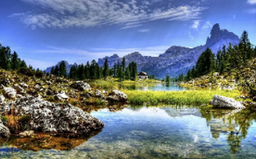
#> input picture Lab8/PART_A/PART_A_2/nature.png, 256 x 159 px, shrunk from 694 x 430 before the run
$ python A_2.py
#> lines starting #> are read from the running program, lines starting #| are printed output that depends on the picture
import numpy as np
import cv2 as cv
import matplotlib.pyplot as plt

# Load the image
image = cv.imread('nature.png')
#> image is the input picture: shape (159, 256, 3); mean B, G, R 133.2, 119.9, 107.1

# Reshape the image to a 2D array of pixels
pixel_values = image.reshape((-1, 3)).astype(np.float32)

# Define criteria for k-means clustering
default_criteria = (cv.TERM_CRITERIA_EPS + cv.TERM_CRITERIA_MAX_ITER, 10, 1.0)
custom_criteria = (cv.TERM_CRITERIA_MAX_ITER, 50, 1.0)

# Define k values for clustering
professor_k_values = [2, 3, 5, 10, 20, 40]
custom_k_values = [4, 6, 11, 30, 50, 70]

# Set up the subplot grid
rows = 2
cols = 3
fig, axs = plt.subplots(rows, cols, figsize=(12, 8))
fig.suptitle('Professor K Values', fontsize=16)

# Apply k-means clustering and plot results for professor k values
for i, k in enumerate(professor_k_values):
    ret, labels, centers = cv.kmeans(pixel_values, k, None, default_criteria, 10, cv.KMEANS_RANDOM_CENTERS)

    # Convert centers back to uint8 and reshape the segmented image
    centers = np.uint8(centers)
    segmented_image = centers[labels.flatten()].reshape(image.shape)

    # Plot the segmented image
    ax = axs[i // cols, i % cols]
    ax.imshow(cv.cvtColor(segmented_image, cv.COLOR_BGR2RGB))
    ax.set_title(f'K = {k}')
    ax.axis('off')
#> this loop made 6 passes
#> ret on passes 3 to 6: 74661256.2, 35714761.4, 19822594.9, 11874106
#> (ret, centers) on passes 1 to 2: (208506879.3, [[185, 150, 129], [48, 70, 71]]), (140414295.6, [[131, 122, 109], [221, 172, 146], [30, 52, 56]])
#> pass 1, `segmented_image = centers[labels.flatten()].reshape(image.shape)`:
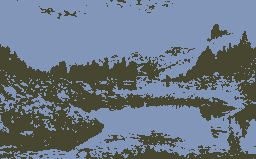
#> segmented_image: shape (159, 256, 3); mean B, G, R 132.3, 119.2, 106.7
#> after the loop:
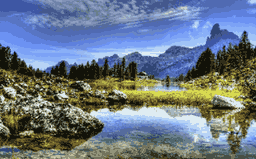
#> segmented_image: shape (159, 256, 3); mean B, G, R 132.8, 119.3, 106.5

plt.tight_layout()
plt.show()
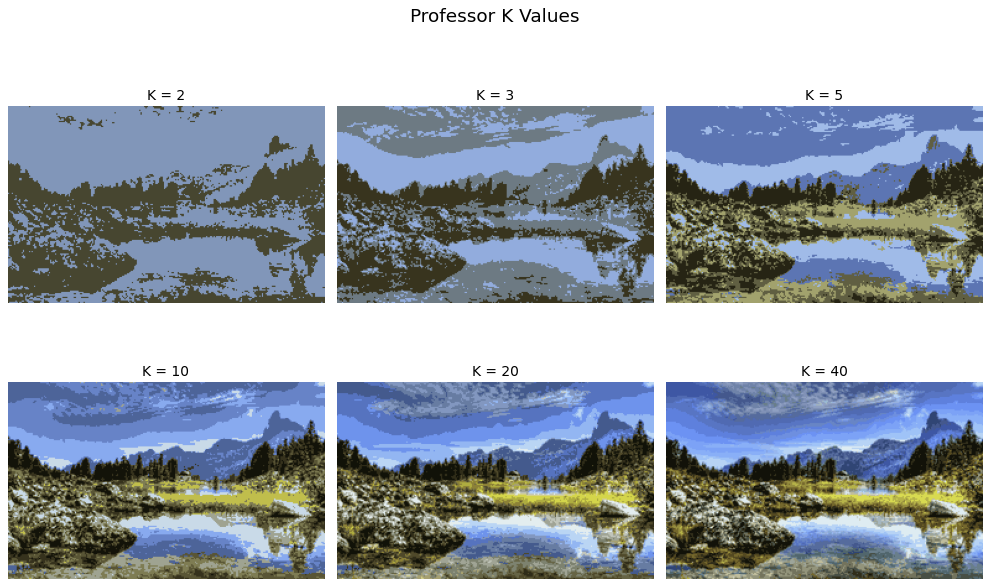
#> figure drawn by matplotlib, 6 panels

# Set up the subplot grid for custom k values
fig, axs = plt.subplots(rows, cols, figsize=(12, 8))
fig.suptitle('Custom K Values', fontsize=16)

# Apply k-means clustering and plot results for custom k values
for i, k in enumerate(custom_k_values):
    ret, labels, centers = cv.kmeans(pixel_values, k, None, custom_criteria, 10, cv.KMEANS_RANDOM_CENTERS)

    # Convert centers back to uint8 and reshape the segmented image
    centers = np.uint8(centers)
    segmented_image = centers[labels.flatten()].reshape(image.shape)

    # Plot the segmented image
    ax = axs[i // cols, i % cols]
    ax.imshow(cv.cvtColor(segmented_image, cv.COLOR_BGR2RGB))
    ax.set_title(f'K = {k}')
    ax.axis('off')
#> this loop made 6 passes
#> ret on passes 1 to 6: 94568639.2, 58342241.7, 31705299.2, 11823521.1, 7871085.3, 6270961.5
#> pass 1, `segmented_image = centers[labels.flatten()].reshape(image.shape)`:
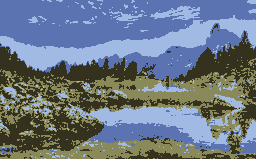
#> segmented_image: shape (159, 256, 3); mean B, G, R 132.6, 119.4, 106.5
#> pass 2, `segmented_image = centers[labels.flatten()].reshape(image.shape)`:
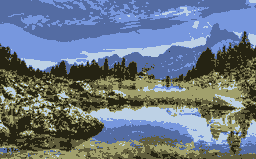
#> segmented_image: shape (159, 256, 3); mean B, G, R 132.8, 119.4, 106.5
#> pass 3, `segmented_image = centers[labels.flatten()].reshape(image.shape)`:
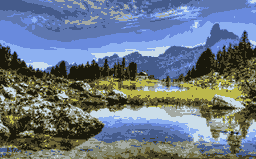
#> segmented_image: shape (159, 256, 3); mean B, G, R 132.6, 119.4, 106.5

plt.tight_layout()
plt.show()
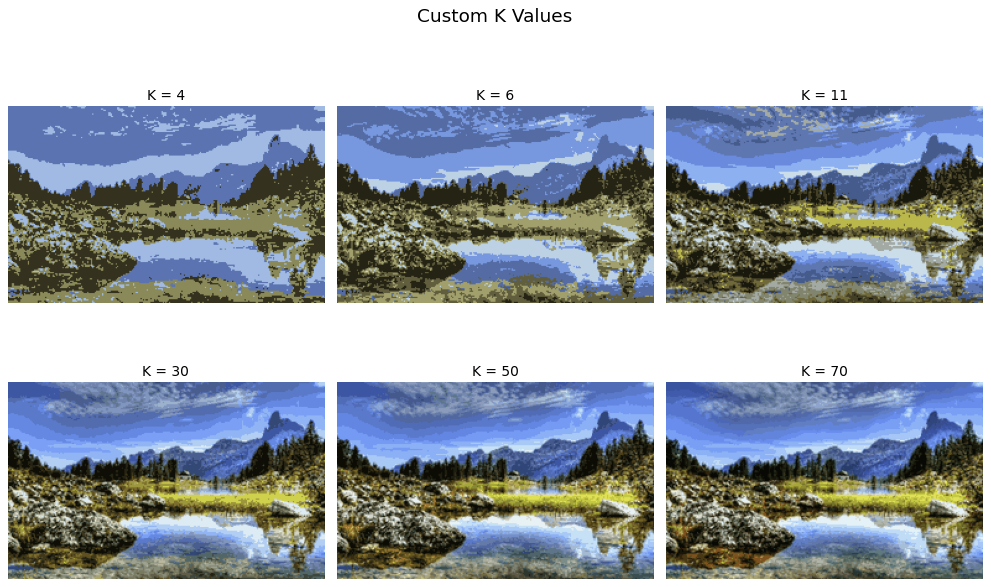
#> figure drawn by matplotlib, 6 panels
